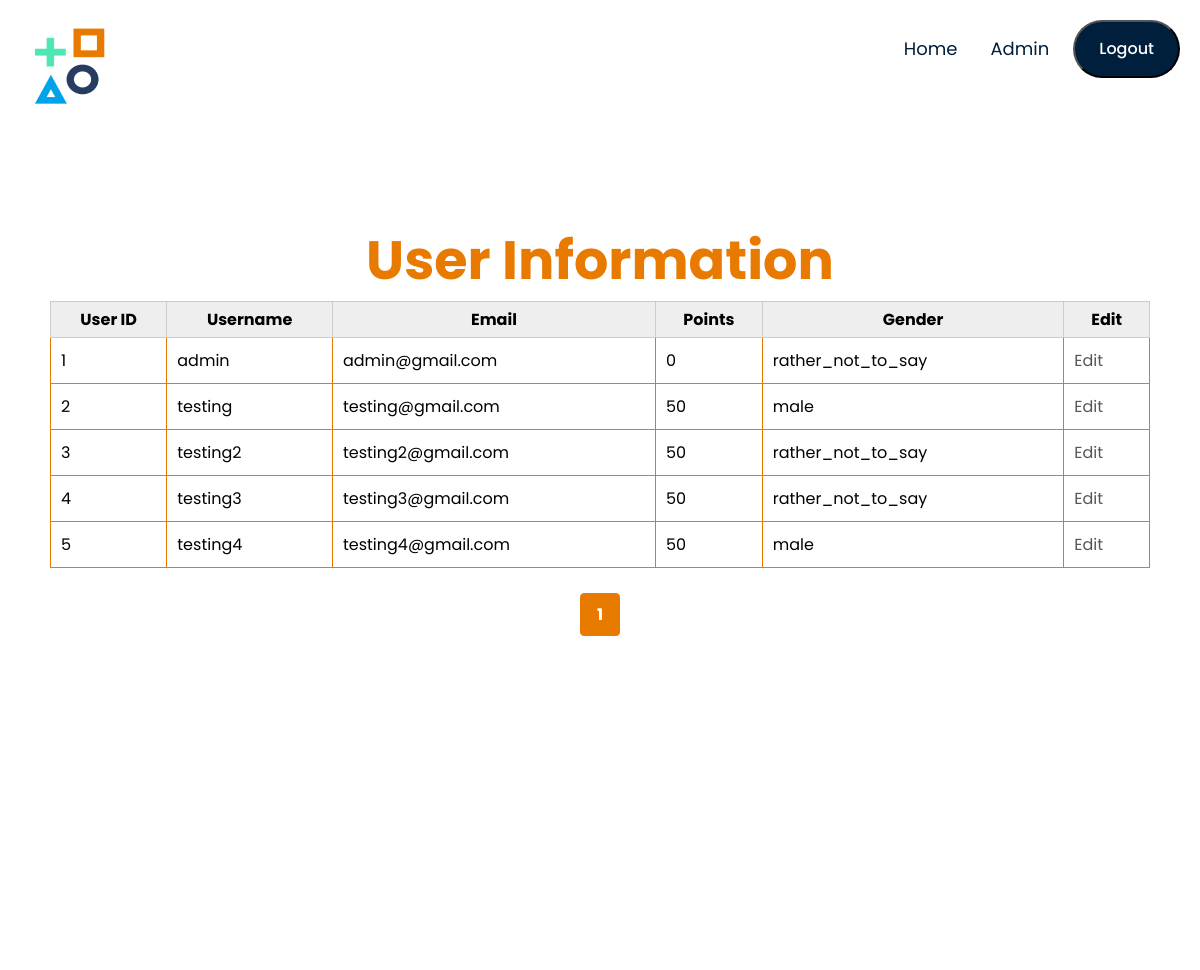
The page /Event/Private/user_edit.php (signed in) on the database its author committed.
### tables this page shows
CREATE TABLE `users` (
  `id` int(255) NOT NULL,
  `user_role_id` int(255) DEFAULT NULL,
  `username` varchar(255) NOT NULL,
  `email` varchar(255) NOT NULL,
  `password` varchar(255) NOT NULL,
  `points` int(255) NOT NULL DEFAULT 0,
  `gender` varchar(255) DEFAULT NULL
);

### Event/Private/user_edit.php (the view, shortened to what this page needs)
<?php
require_once('../Public/db_connect.php');
require_once('Part/header.php');
$records_per_page = 15;
$page = isset($_GET['page']) ? $_GET['page'] : 1;
$offset = ($page - 1) * $records_per_page;
$userInfoQuery = "SELECT id, username, email, points, gender FROM users LIMIT $offset, $records_per_page";
$userInfoResult = $conn->query($userInfoQuery);
$totalRecordsQuery = "SELECT COUNT(*) as totalRecords FROM users";
$totalRecordsResult = $conn->query($totalRecordsQuery);
$totalRecordsRow = $totalRecordsResult->fetch_assoc();
$totalRecords = $totalRecordsRow['totalRecords'];
$totalPages = ceil($totalRecords / $records_per_page);
?>
<!DOCTYPE html>
<html lang="en">
<head>
    <link rel="stylesheet" href="../Public/public.css">
    <link rel="stylesheet" href="https://stackpath.bootstrapcdn.com/font-awesome/4.7.0/css/font-awesome.min.css">
</head>
<body>
    <div class="container">
        <section class="hero">
            <div class="container">
                <h2 class="title">User Information</h2>
                <table border="1">
                    <thead>
                        <tr>
                            <th>User ID</th>
                            <th>Username</th>
                            <th>Email</th>
                            <th>Points</th>
                            <th>Gender</th>
                            <th>Edit</th>
                        </tr>
                    </thead>
                    <tbody>
                        <?php
                        while ($row = $userInfoResult->fetch_assoc()){ ?>
                            <tr>
                                <td><?php echo $row['id']; ?></td>
                                <td><?php echo $row['username']; ?></td>
                                <td><?php echo $row['email']; ?></td>
                                <td><?php echo $row['points']; ?></td>
                                <td><?php echo $row['gender']; ?></td>
                                <td><a class='edit-link' href='edit_user.php?id=<?php echo $row['id']; ?>'>Edit</a></td>
                            </tr>
                        <?php }
                        ?>
                    </tbody>
                </table>
                <div class="pagination">
                    <?php for ($i = 1; $i <= $totalPages; $i++) : ?>
                        <a href="?page=<?php echo $i; ?>" class="<?php echo $i == $page ? 'current-page' : ''; ?>"><?php echo $i; ?></a>
                    <?php endfor; ?>
                </div>
            </div>
        </section>
    </div>
</body>
</html>

### Event/Public/public.css (style rules this page uses)
* { margin: 0; padding: 0; box-sizing: border-box; }
body { font-family: 'Poppins', sans-serif; }
a { text-decoration: none; color: #555; }
.container { max-width: 1300px; margin: auto; padding: 25px; }
.hero { width: 100%; height: 800px; background-color:#FFF; position:relative; padding-top: 50px; }
.hero .container { height: 100%; position: relative; }
.title { color: #E87A00; font-size: 54px; font-family: 'Poppins', sans-serif; font-weight: 700; text-align: center; }
table { border-collapse: collapse; width: 100%; margin-bottom:25px; }
th, td { border: 1px solid #ccc; padding: 5px; }
th { background-color: #eee; }
.leaderboard th, td { padding: 10px; text-align: left; border: 1px solid #E87A00; }
.current-page { color: orange; font-weight: bold; }
.pagination { display: flex; justify-content: center; margin-top: 20px; margin-bottom:50px; }
.pagination a { padding: 8px 16px; margin: 0 5px; text-decoration: none; color: #333; border: 1px solid #ccc; border-radius: 4px; }
.pagination a.current-page { background-color: #E87A00; color: #fff; border: 1px solid #E87A00; }

### rows shown on the page
users: id "1", username "admin", email "admin@gmail.com", points "0", gender "rather_not_to_say"
users: id "2", username "testing", email "testing@gmail.com", points "50", gender "male"
users: id "3", username "testing2", email "testing2@gmail.com", points "50", gender "rather_not_to_say"
users: id "4", username "testing3", email "testing3@gmail.com", points "50", gender "rather_not_to_say"
users: id "5", username "testing4", email "testing4@gmail.com", points "50", gender "male"
